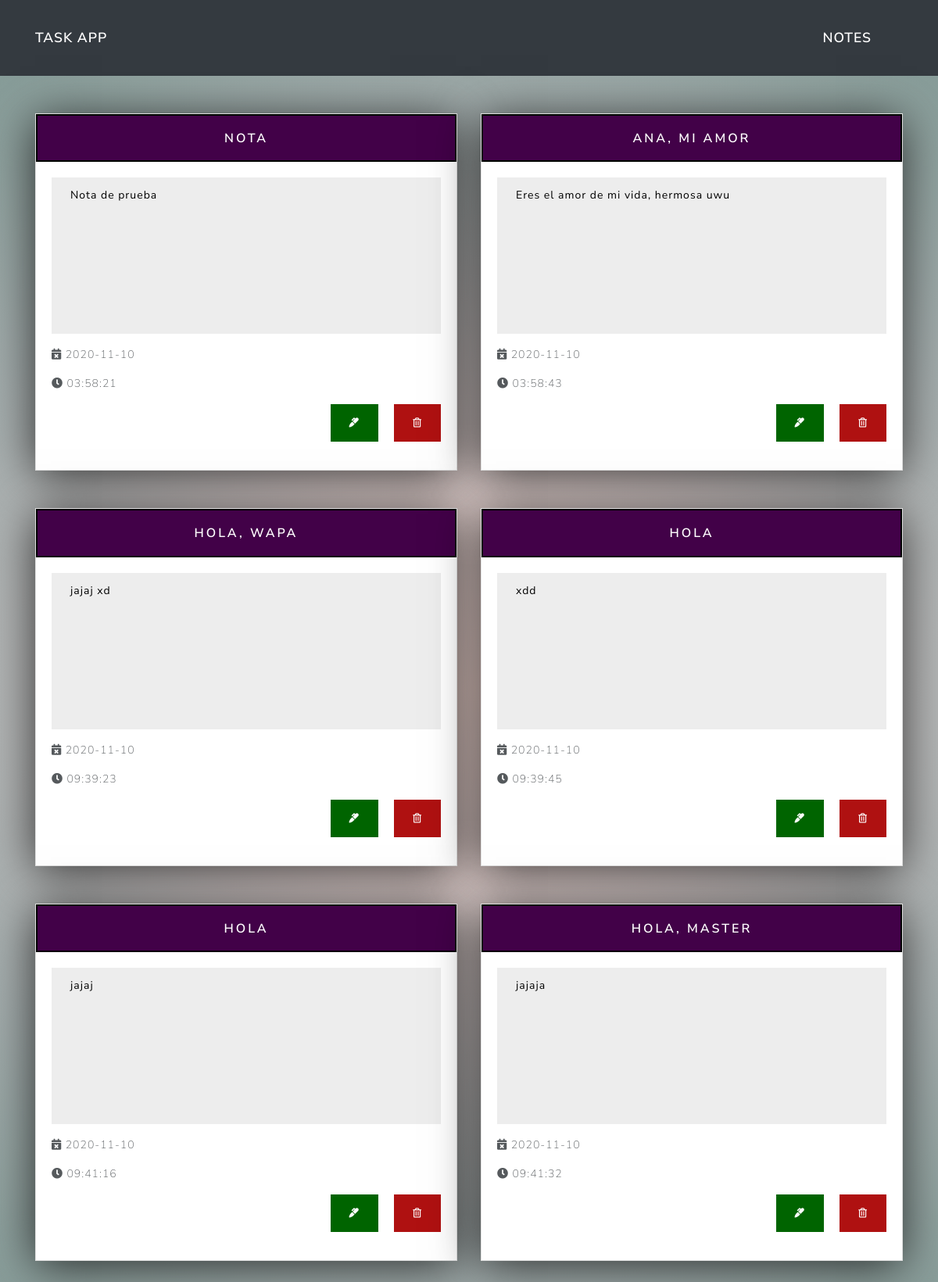
/notes.php, run on the app's committed database.
### tables this page shows
CREATE TABLE `notas` (
  `id` int(20) NOT NULL,
  `title` varchar(50) NOT NULL,
  `descriptions` text NOT NULL,
  `created_At` timestamp NOT NULL DEFAULT current_timestamp()
);

### notes.php (the view)
<?php include_once('includes/header.php') ?>
<?php
try {
    require_once('includes/bdconnect.php');
    $sql = "SELECT * FROM `notas` ";
    $result = $conn->query($sql);
} catch (\Exception $e) {
    echo $e->getMessage();
}
?>
 <div class="container cont">
      <div id="App" class="row pt-5">
      <?php   while($task = $result->fetch_assoc()){ ?>
        <div class="col-md-6 mb-5">
            <?php $theDate = new DateTime($task['created_At']);
                $date = $theDate->format('Y-m-d');
                $hour = $theDate->format('H:i:s');
            ?>
          <div class="card box-notes">
            <div class="card-header card-h" >
              <h5><?php echo $task['title'];?></h5>
            </div>
            <div class="card-body">
          <div class="form-group">
            <div class="form-control descrip min"><?php
            echo $task['descriptions'];
            ?></div>
          </div>
          <div class="form-group">
          <p> <i class="fas fa-calendar-times"></i> <?php echo $date  ?></p>
          <p> <i class="fas fa-clock"></i> <?php echo $hour  ?></p>
          </div>
          <div class="form-group float-right">
              <a href="edit.php?id=<?php echo $task['id'] ?>" class="btn btn-success button-edit mr-3" >
                <i class="fas fa-marker"></i>
            </a>
              <a href="delete.php?id=<?php echo $task['id'] ?>" class="btn btn-danger button-delete" name="delete">
              <i class="far fa-trash-alt"></i>
            </a>
          </div>
          </div>
        </div>
      </div>
      <?php } ?>
    </div>
<?php include_once('includes/footer.php') ?>

### includes/header.php (shortened to what this page needs)
<!DOCTYPE html>
<html lang="en">
<head>
  <link rel="stylesheet" href="css/styles.css">
  <link rel="stylesheet" href="css/bootstrap.min.css"/>
  <link rel="stylesheet" href="css/all.css">
</head>
<body>
  <nav class="navbar navbar-expand-lg navbar-dark bg-dark">
  <div class="container">
  	<a class="navbar-brand" href="/notes-remake/">Task App</a>
  	<div class="collapse navbar-collapse" id="navbarNavAltMarkup">
  	  <div class="navbar-nav ml-auto">
  	    <a class="nav-link active navbar-brand" href="/notes-remake/notes.php">Notes <span class="sr-only">(current)</span></a>
  	  </div>
  	</div>
  </div>
</nav>

### includes/footer.php (shortened to what this page needs)
</body>
</html>

### css/styles.css (style rules this page uses)
body { background-image: radial-gradient( circle at 50.55% 53.09%, #f9ded8 0, #e7d3d0 16.67%, #d2c7c6 33.33%, #bbbaba 50%, #a4adad 66.67%, #90a29f 83.33%, #7f9793 100% ); }
.descrip { background-color: rgb(237, 237, 237) !important; color: rgb(0, 0, 0) !important; }
div.card-h { color: #fff !important; font-size: 20px; font-weight: 500; padding: 0.5em 1.2em; background: rgb(66, 1, 72); border: 2px solid; border-color: #000000; position: relative; cursor: pointer; }
div.card-h:before { content: ""; position: absolute; top: 0px; left: 0px; width: 0px; height: 100%; background: rgba(255, 255, 255, 0.1); transition: all 1s ease; }
div.card-h h5 { color: #fff; text-align: center; margin-top: 10px; }
div.box-notes { -webkit-box-shadow: -1px 7px 56px -1px rgba(0, 0, 0, 0.75); -moz-box-shadow: -1px 7px 56px -1px rgba(0, 0, 0, 0.75); box-shadow: -1px 7px 56px -1px rgba(0, 0, 0, 0.75); }
.button-edit { background-color: #006400 !important; }
.button-delete { background-color: #af1111 !important; }
.min { min-height: 200px; }

### css/all.css (style rules this page uses)
.fa, .fas, .far, .fal, .fad, .fab { -moz-osx-font-smoothing: grayscale; -webkit-font-smoothing: antialiased; display: inline-block; font-style: normal; font-variant: normal; text-rendering: auto; line-height: 1; }
.fa-calendar-times:before { content: "\f273"; }
.fa-clock:before { content: "\f017"; }
.fa-marker:before { content: "\f5a1"; }
.fa-trash-alt:before { content: "\f2ed"; }
.far { font-family: 'Font Awesome 5 Free'; font-weight: 400; }

### data on the page
notas: title "NOTA", descriptions "Nota de prueba", created_At "2020-11-10", created_At "03:58:21"
notas: title "ANA, MI AMOR", descriptions "Eres el amor de mi vida, hermosa uwu", created_At "2020-11-10", created_At "03:58:43"
notas: title "HOLA, WAPA", descriptions "jajaj xd", created_At "2020-11-10", created_At "09:39:23"
notas: title "HOLA", descriptions "xdd", created_At "2020-11-10", created_At "09:39:45"
notas: title "HOLA", descriptions "jajaj", created_At "2020-11-10", created_At "09:41:16"
notas: title "HOLA, MASTER", descriptions "jajaja", created_At "2020-11-10", created_At "09:41:32"
